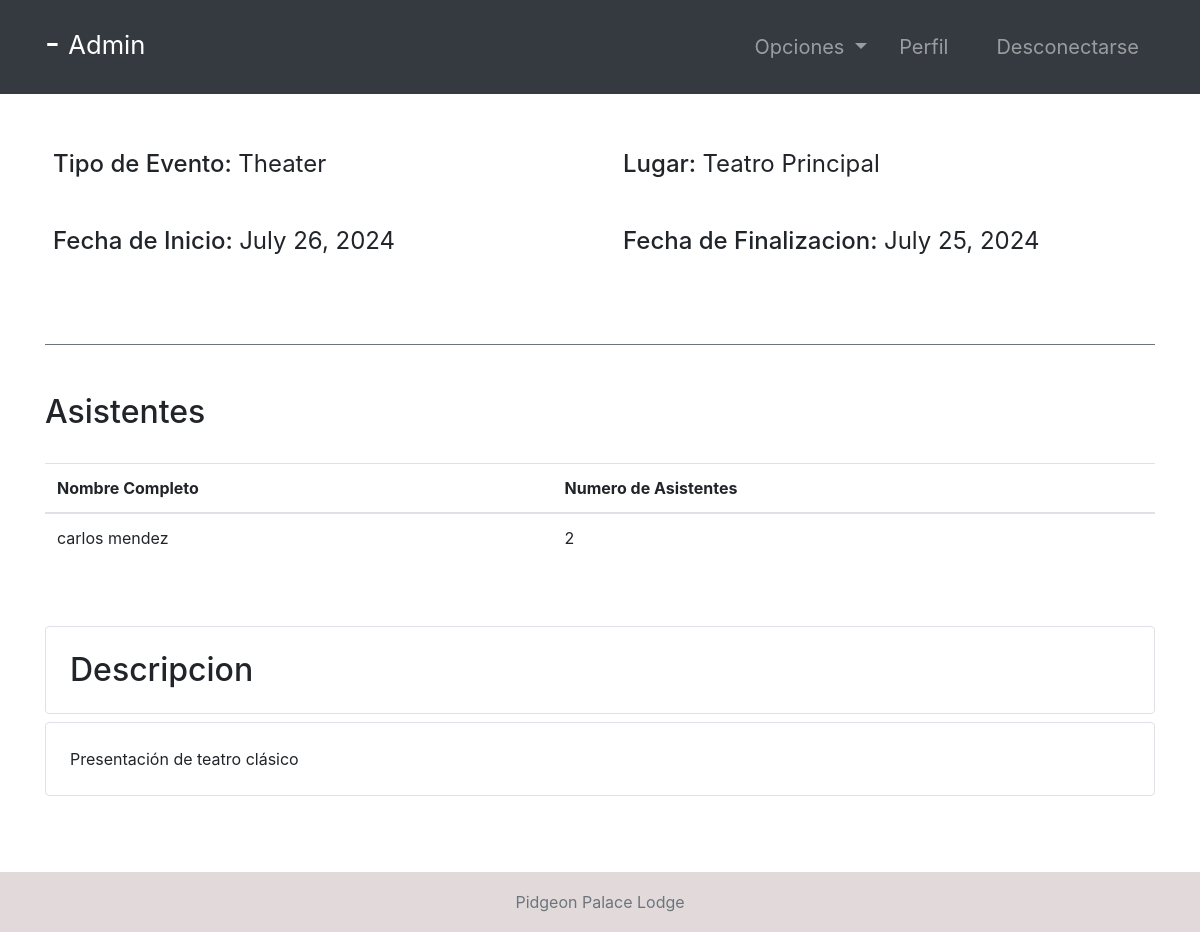
The page /event-profile/1/ (signed in) on the database its author committed.
### hotel/models.py (models this page shows, shortened)
class Event(models.Model):
    EVENT_TYPES = (
        ('Movie', 'Movie'),
        ('Theater', 'Theater'),
        ('Conference', 'Conference'),
        ('Concert', 'Concert'),
        ('Entertainment', 'Entertainment'),
        ('Live Music', 'Live Music'),
    )
    eventType = models.CharField(max_length=20, choices=EVENT_TYPES)
    location = models.CharField(max_length=100)
    startDate = models.DateField()
    endDate = models.DateField()
    explanation = models.TextField()

class EventAttendees(models.Model):
    event = models.ForeignKey(Event, on_delete=models.CASCADE)
    numberOfDependees = models.IntegerField(default=0)
    guest = models.ForeignKey(Guest,   null=True, on_delete=models.CASCADE)

### accounts/models.py (models this page shows, shortened)
class Guest(models.Model):
    user = models.OneToOneField(User, null=True, on_delete=models.CASCADE)
    phoneNumber = PhoneNumberField(unique=True)

### hotel/views.py (the view)
# urls.py: path('event-profile/<str:id>/', event_profile, name="event-profile"),
@ login_required(login_url='login')
def event_profile(request, id):
    role = str(request.user.groups.all()[0])
    path = role + "/"
    tempEvent = Event.objects.get(id=id)
    attendees = EventAttendees.objects.filter(event=tempEvent)
    context = {
        "role": role,
        "attendees": attendees,
        "event": tempEvent
    }
    return render(request, path + "event-profile.html", context)

### Templates/admin/event-profile.html
{% extends '../index.html' %}
{% block context %}
{% include '../common_pages/event-profile.html' %}
{% endblock %}

### Templates/incs/nav.html (shortened to what this page needs)
<nav class="navbar navbar-dark bg-dark navbar-expand-lg py-3 " role="navigation">
    <div class="container">
        <a href="" class="navbar-brand">
            <h2 class="text-capitalize">
                {{ request.user.first_name }} {{ request.user.last_name }} -
                <small>
                    {{ role }}
                </small>
            </h2>
        </a>
        <div class="collapse navbar-collapse" id="navbarTags">
            <ul class="navbar-nav ml-auto">
                <li class="nav-item dropdown p-2">
                    <a class="nav-link dropdown-toggle" href="#" id="navbarDropdown" role="button"
                        data-toggle="dropdown" aria-haspopup="true" aria-expanded="false">
                        Opciones
                    </a>
                </li>
                <li class="nav-item mr-3 p-2">
                    {% if role == 'staff' or role == 'receptionist' or role == 'admin' or role == 'manager' %}
                    <a href="{% url 'employee-profile' user.id %}" class="nav-link">Perfil</a>
                    {% endif %}
                </li>
                <li class="nav-item p-2 ">
                    <a href="{% url 'logout' %}" class="nav-link">Desconectarse</a>
                </li>
            </ul>
        </div>
    </div>
</nav>

### Templates/common_pages/event-profile.html
<div class="container">
    <div class="row mt-5">
        <div class="col-6">
            <div class="p-2 h4">
                <span>Tipo de Evento: </span>
                <span class="font-weight-normal">{{event.eventType}}</span>
            </div>
            <br>
            <div class="p-2 h4">
                <span>Fecha de Inicio:</span>
                <span class="font-weight-normal">{{event.startDate}}</span>
            </div>
        </div>
        <div class="col-6">
            <div class="p-2 h4">
                <span>Lugar:</span>
                <span class="font-weight-normal">{{event.location}}</span>
            </div>
            <br>
            <div class="p-2 h4">
                <span>Fecha de Finalizacion:</span>
                <span class="font-weight-normal">{{event.endDate}}</span>
            </div>
        </div>
    </div>
    <br>
    <div class="table-responsive my-5 border-top border-secondary pt-5">
        <div class="table-header row">
            <div class="col-sm-12 col-md-12 col-lg-4 mb-4">
                <h2>Asistentes</h2>
            </div>
        </div>
        <table class="table table-hover">
            <thead>
                <tr>
                    <th>Nombre Completo</th>
                    <th>Numero de Asistentes</th>
                </tr>
            </thead>
            <tbody>
                {% for attendee in attendees %}
                <tr>
                    <td>{{attendee.guest.user.first_name}} {{attendee.guest.user.last_name}}</td>
                    <td>{{attendee.numberOfDependees}}</td>
                </tr>
                {% endfor %}
            </tbody>
        </table>
    </div>
    <div class="explanation  pb-5">
        <div class="header h2 border rounded p-4">Descripcion</div>
        <div class="content">
            <p class="border rounded p-4">{{event.explanation}}</p>
        </div>
    </div>
</div>

### static/css/main.css (style rules this page uses)
* { margin: 0; padding: 0; -webkit-font-smoothing: antialiased; }
body { position: relative; }
nav .nav-item { font-size: 20px; }

### rows shown on the page
Event: eventType "Theater", startDate "July 26, 2024", location "Teatro Principal", endDate "July 25, 2024", explanation "Presentación de teatro clásico"
EventAttendees: guest.user.first_name "carlos", guest.user.last_name "mendez", numberOfDependees "2"

### other values the page prints
{{ role }} "Admin"
